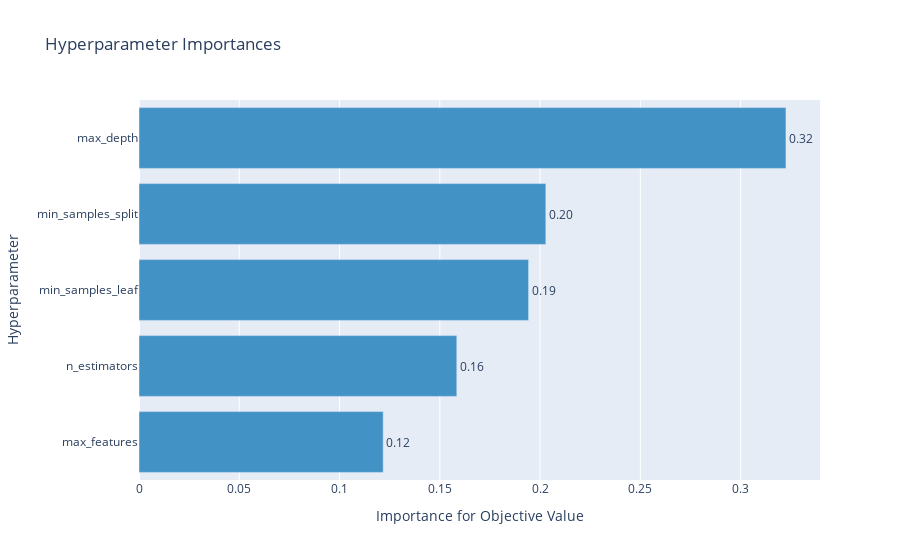
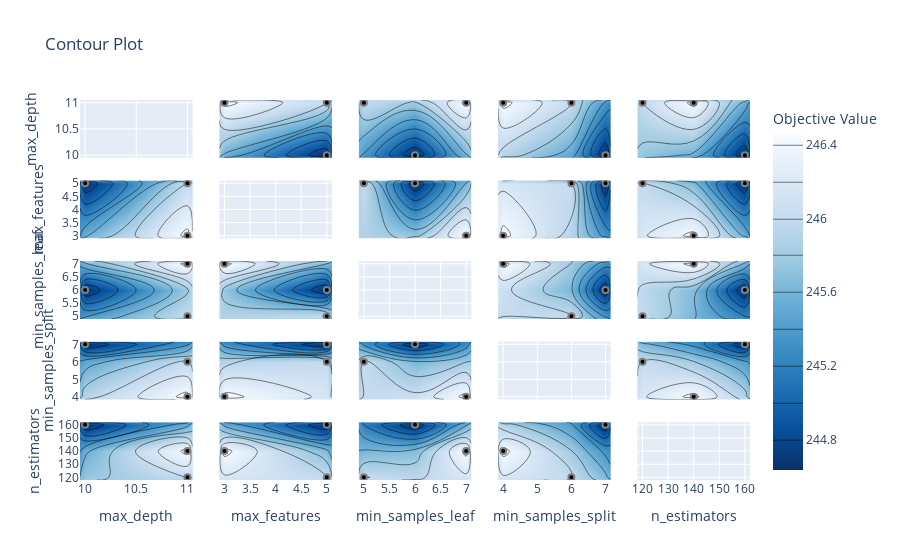

The notebook cell saved with these charts, in order:
### Markdown cell above
### Tuning the hyperparameters using Optuna and fitting the data

### Code cell
""" 
A smaller value of n_trials can be used to run the code faster

best_model: the untrained RF model with best hyperparameters
final_trained_model_train_data: the best RF model trained on a "training" dataset (85% of the sample)
final_trained_model_full_data: the best RF model trained on the full sample!
"""
best_model, final_trained_model_train_data, final_trained_model_full_data = RF_training_with_display(X,y, test_size = 0.15, n_trials = 3, display = True)

### Figure 1 — Plotly figure (JSON) as saved in the notebook; plotly's stock layout.template omitted (floating-point values rounded to 4 significant figures)
{"data": [{"cliponaxis": false, "hovertemplate": ["max_features (IntDistribution): 0.12177128608508841<extra></extra>", "n_estimators (IntDistribution): 0.15847568268781742<extra></extra>", "min_samples_leaf (IntDistribution): 0.19428534542809492<extra></extra>", "min_samples_split (IntDistribution): 0.20286515419850873<extra></extra>", "max_depth (IntDistribution): 0.32260253160049046<extra></extra>"], "marker": {"color": "rgb(66,146,198)"}, "orientation": "h", "text": ["0.12", "0.16", "0.19", "0.20", "0.32"], "textposition": "outside", "type": "bar", "x": [0.1218, 0.1585, 0.1943, 0.2029, 0.3226], "y": ["max_features", "n_estimators", "min_samples_leaf", "min_samples_split", "max_depth"]}], "layout": {"showlegend": false, "title": {"text": "Hyperparameter Importances"}, "xaxis": {"title": {"text": "Importance for Objective Value"}}, "yaxis": {"title": {"text": "Hyperparameter"}}}}

### Figure 2 — Plotly figure (JSON) as saved in the notebook; plotly's stock layout.template omitted (floating-point values rounded to 4 significant figures)
{"data": [{"type": "scatter", "xaxis": "x", "yaxis": "y"}, {"colorbar": {"title": {"text": "Objective Value"}}, "colorscale": [[0, "rgb(247,251,255)"], [0.125, "rgb(222,235,247)"], [0.25, "rgb(198,219,239)"], [0.375, "rgb(158,202,225)"], [0.5, "rgb(107,174,214)"], [0.625, "rgb(66,146,198)"], [0.75, "rgb(33,113,181)"], [0.875, "rgb(8,81,156)"], [1, "rgb(8,48,107)"]], "connectgaps": true, "contours": {"coloring": "heatmap"}, "hoverinfo": "none", "line": {"smoothing": 1.3}, "reversescale": true, "showscale": true, "type": "contour", "x": [9.95, 10, 11, 11.05], "xaxis": "x6", "y": [2.9, 3, 5, 5.1], "yaxis": "y6", "z": [[null, null, null, null], [null, null, 246.5, null], [null, 244.6, 246.0, null], [null, null, null, null]]}, {"marker": {"color": "black", "line": {"color": "Grey", "width": 2}}, "mode": "markers", "showlegend": false, "type": "scatter", "x": [11, 11, 10], "xaxis": "x6", "y": [3, 5, 5], "yaxis": "y6"}, {"colorbar": {"title": {"text": "Objective Value"}}, "colorscale": [[0, "rgb(247,251,255)"], [0.125, "rgb(222,235,247)"], [0.25, "rgb(198,219,239)"], [0.375, "rgb(158,202,225)"], [0.5, "rgb(107,174,214)"], [0.625, "rgb(66,146,198)"], [0.75, "rgb(33,113,181)"], [0.875, "rgb(8,81,156)"], [1, "rgb(8,48,107)"]], "connectgaps": true, "contours": {"coloring": "heatmap"}, "hoverinfo": "none", "line": {"smoothing": 1.3}, "reversescale": true, "showscale": false, "type": "contour", "x": [9.95, 10, 11, 11.05], "xaxis": "x11", "y": [4.9, 5, 6, 7, 7.1], "yaxis": "y11", "z": [[null, null, null, null], [null, null, 246.0, null], [null, 244.6, null, null], [null, null, 246.5, null], [null, null, null, null]]}, {"marker": {"color": "black", "line": {"color": "Grey", "width": 2}}, "mode": "markers", "showlegend": false, "type": "scatter", "x": [11, 11, 10], "xaxis": "x11", "y": [7, 5, 6], "yaxis": "y11"}, {"colorbar": {"title": {"text": "Objective Value"}}, "colorscale": [[0, "rgb(247,251,255)"], [0.125, "rgb(222,235,247)"], [0.25, "rgb(198,219,239)"], [0.375, "rgb(158,202,225)"], [0.5, "rgb(107,174,214)"], [0.625, "rgb(66,146,198)"], [0.75, "rgb(33,113,181)"], [0.875, "rgb(8,81,156)"], [1, "rgb(8,48,107)"]], "connectgaps": true, "contours": {"coloring": "heatmap"}, "hoverinfo": "none", "line": {"smoothing": 1.3}, "reversescale": true, "showscale": false, "type": "contour", "x": [9.95, 10, 11, 11.05], "xaxis": "x16", "y": [3.85, 4, 6, 7, 7.15], "yaxis": "y16", "z": [[null, null, null, null], [null, null, 246.5, null], [null, null, 246.0, null], [null, 244.6, null, null], [null, null, null, null]]}, {"marker": {"color": "black", "line": {"color": "Grey", "width": 2}}, "mode": "markers", "showlegend": false, "type": "scatter", "x": [11, 11, 10], "xaxis": "x16", "y": [4, 6, 7], "yaxis": "y16"}, {"colorbar": {"title": {"text": "Objective Value"}}, "colorscale": [[0, "rgb(247,251,255)"], [0.125, "rgb(222,235,247)"], [0.25, "rgb(198,219,239)"], [0.375, "rgb(158,202,225)"], [0.5, "rgb(107,174,214)"], [0.625, "rgb(66,146,198)"], [0.75, "rgb(33,113,181)"], [0.875, "rgb(8,81,156)"], [1, "rgb(8,48,107)"]], "connectgaps": true, "contours": {"coloring": "heatmap"}, "hoverinfo": "none", "line": {"smoothing": 1.3}, "reversescale": true, "showscale": false, "type": "contour", "x": [9.95, 10, 11, 11.05], "xaxis": "x21", "y": [118, 120, 140, 160, 162], "yaxis": "y21", "z": [[null, null, null, null], [null, null, 246.0, null], [null, null, 246.5, null], [null, 244.6, null, null], [null, null, null, null]]}, {"marker": {"color": "black", "line": {"color": "Grey", "width": 2}}, "mode": "markers", "showlegend": false, "type": "scatter", "x": [11, 11, 10], "xaxis": "x21", "y": [140, 120, 160], "yaxis": "y21"}, {"colorbar": {"title": {"text": "Objective Value"}}, "colorscale": [[0, "rgb(247,251,255)"], [0.125, "rgb(222,235,247)"], [0.25, "rgb(198,219,239)"], [0.375, "rgb(158,202,225)"], [0.5, "rgb(107,174,214)"], [0.625, "rgb(66,146,198)"], [0.75, "rgb(33,113,181)"], [0.875, "rgb(8,81,156)"], [1, "rgb(8,48,107)"]], "connectgaps": true, "contours": {"coloring": "heatmap"}, "hoverinfo": "none", "line": {"smoothing": 1.3}, "reversescale": true, "showscale": false, "type": "contour", "x": [2.9, 3, 5, 5.1], "xaxis": "x2", "y": [9.95, 10, 11, 11.05], "yaxis": "y2", "z": [[null, null, null, null], [null, null, 244.6, null], [null, 246.5, 246.0, null], [null, null, null, null]]}, {"marker": {"color": "black", "line": {"color": "Grey", "width": 2}}, "mode": "markers", "showlegend": false, "type": "scatter", "x": [3, 5, 5], "xaxis": "x2", "y": [11, 11, 10], "yaxis": "y2"}, {"type": "scatter", "xaxis": "x7", "yaxis": "y7"}, {"colorbar": {"title": {"text": "Objective Value"}}, "colorscale": [[0, "rgb(247,251,255)"], [0.125, "rgb(222,235,247)"], [0.25, "rgb(198,219,239)"], [0.375, "rgb(158,202,225)"], [0.5, "rgb(107,174,214)"], [0.625, "rgb(66,146,198)"], [0.75, "rgb(33,113,181)"], [0.875, "rgb(8,81,156)"], [1, "rgb(8,48,107)"]], "connectgaps": true, "contours": {"coloring": "heatmap"}, "hoverinfo": "none", "line": {"smoothing": 1.3}, "reversescale": true, "showscale": false, "type": "contour", "x": [2.9, 3, 5, 5.1], "xaxis": "x12", "y": [4.9, 5, 6, 7, 7.1], "yaxis": "y12", "z": [[null, null, null, null], [null, null, 246.0, null], [null, null, 244.6, null], [null, 246.5, null, null], [null, null, null, null]]}, {"marker": {"color": "black", "line": {"color": "Grey", "width": 2}}, "mode": "markers", "showlegend": false, "type": "scatter", "x": [3, 5, 5], "xaxis": "x12", "y": [7, 5, 6], "yaxis": "y12"}, {"colorbar": {"title": {"text": "Objective Value"}}, "colorscale": [[0, "rgb(247,251,255)"], [0.125, "rgb(222,235,247)"], [0.25, "rgb(198,219,239)"], [0.375, "rgb(158,202,225)"], [0.5, "rgb(107,174,214)"], [0.625, "rgb(66,146,198)"], [0.75, "rgb(33,113,181)"], [0.875, "rgb(8,81,156)"], [1, "rgb(8,48,107)"]], "connectgaps": true, "contours": {"coloring": "heatmap"}, "hoverinfo": "none", "line": {"smoothing": 1.3}, "reversescale": true, "showscale": false, "type": "contour", "x": [2.9, 3, 5, 5.1], "xaxis": "x17", "y": [3.85, 4, 6, 7, 7.15], "yaxis": "y17", "z": [[null, null, null, null], [null, 246.5, null, null], [null, null, 246.0, null], [null, null, 244.6, null], [null, null, null, null]]}, {"marker": {"color": "black", "line": {"color": "Grey", "width": 2}}, "mode": "markers", "showlegend": false, "type": "scatter", "x": [3, 5, 5], "xaxis": "x17", "y": [4, 6, 7], "yaxis": "y17"}, {"colorbar": {"title": {"text": "Objective Value"}}, "colorscale": [[0, "rgb(247,251,255)"], [0.125, "rgb(222,235,247)"], [0.25, "rgb(198,219,239)"], [0.375, "rgb(158,202,225)"], [0.5, "rgb(107,174,214)"], [0.625, "rgb(66,146,198)"], [0.75, "rgb(33,113,181)"], [0.875, "rgb(8,81,156)"], [1, "rgb(8,48,107)"]], "connectgaps": true, "contours": {"coloring": "heatmap"}, "hoverinfo": "none", "line": {"smoothing": 1.3}, "reversescale": true, "showscale": false, "type": "contour", "x": [2.9, 3, 5, 5.1], "xaxis": "x22", "y": [118, 120, 140, 160, 162], "yaxis": "y22", "z": [[null, null, null, null], [null, null, 246.0, null], [null, 246.5, null, null], [null, null, 244.6, null], [null, null, null, null]]}, {"marker": {"color": "black", "line": {"color": "Grey", "width": 2}}, "mode": "markers", "showlegend": false, "type": "scatter", "x": [3, 5, 5], "xaxis": "x22", "y": [140, 120, 160], "yaxis": "y22"}, {"colorbar": {"title": {"text": "Objective Value"}}, "colorscale": [[0, "rgb(247,251,255)"], [0.125, "rgb(222,235,247)"], [0.25, "rgb(198,219,239)"], [0.375, "rgb(158,202,225)"], [0.5, "rgb(107,174,214)"], [0.625, "rgb(66,146,198)"], [0.75, "rgb(33,113,181)"], [0.875, "rgb(8,81,156)"], [1, "rgb(8,48,107)"]], "connectgaps": true, "contours": {"coloring": "heatmap"}, "hoverinfo": "none", "line": {"smoothing": 1.3}, "reversescale": true, "showscale": false, "type": "contour", "x": [4.9, 5, 6, 7, 7.1], "xaxis": "x3", "y": [9.95, 10, 11, 11.05], "yaxis": "y3", "z": [[null, null, null, null, null], [null, null, 244.6, null, null], [null, 246.0, null, 246.5, null], [null, null, null, null, null]]}, {"marker": {"color": "black", "line": {"color": "Grey", "width": 2}}, "mode": "markers", "showlegend": false, "type": "scatter", "x": [7, 5, 6], "xaxis": "x3", "y": [11, 11, 10], "yaxis": "y3"}, {"colorbar": {"title": {"text": "Objective Value"}}, "colorscale": [[0, "rgb(247,251,255)"], [0.125, "rgb(222,235,247)"], [0.25, "rgb(198,219,239)"], [0.375, "rgb(158,202,225)"], [0.5, "rgb(107,174,214)"], [0.625, "rgb(66,146,198)"], [0.75, "rgb(33,113,181)"], [0.875, "rgb(8,81,156)"], [1, "rgb(8,48,107)"]], "connectgaps": true, "contours": {"coloring": "heatmap"}, "hoverinfo": "none", "line": {"smoothing": 1.3}, "reversescale": true, "showscale": false, "type": "contour", "x": [4.9, 5, 6, 7, 7.1], "xaxis": "x8", "y": [2.9, 3, 5, 5.1], "yaxis": "y8", "z": [[null, null, null, null, null], [null, null, null, 246.5, null], [null, 246.0, 244.6, null, null], [null, null, null, null, null]]}, {"marker": {"color": "black", "line": {"color": "Grey", "width": 2}}, "mode": "markers", "showlegend": false, "type": "scatter", "x": [7, 5, 6], "xaxis": "x8", "y": [3, 5, 5], "yaxis": "y8"}, {"type": "scatter", "xaxis": "x13", "yaxis": "y13"}, {"colorbar": {"title": {"text": "Objective Value"}}, "colorscale": [[0, "rgb(247,251,255)"], [0.125, "rgb(222,235,247)"], [0.25, "rgb(198,219,239)"], [0.375, "rgb(158,202,225)"], [0.5, "rgb(107,174,214)"], [0.625, "rgb(66,146,198)"], [0.75, "rgb(33,113,181)"], [0.875, "rgb(8,81,156)"], [1, "rgb(8,48,107)"]], "connectgaps": true, "contours": {"coloring": "heatmap"}, "hoverinfo": "none", "line": {"smoothing": 1.3}, "reversescale": true, "showscale": false, "type": "contour", "x": [4.9, 5, 6, 7, 7.1], "xaxis": "x18", "y": [3.85, 4, 6, 7, 7.15], "yaxis": "y18", "z": [[null, null, null, null, null], [null, null, null, 246.5, null], [null, 246.0, null, null, null], [null, null, 244.6, null, null], [null, null, null, null, null]]}, {"marker": {"color": "black", "line": {"color": "Grey", "width": 2}}, "mode": "markers", "showlegend": false, "type": "scatter", "x": [7, 5, 6], "xaxis": "x18", "y": [4, 6, 7], "yaxis": "y18"}, {"colorbar": {"title": {"text": "Objective Value"}}, "colorscale": [[0, "rgb(247,251,255)"], [0.125, "rgb(222,235,247)"], [0.25, "rgb(198,219,239)"], [0.375, "rgb(158,202,225)"], [0.5, "rgb(107,174,214)"], [0.625, "rgb(66,146,198)"], [0.75, "rgb(33,113,181)"], [0.875, "rgb(8,81,156)"], [1, "rgb(8,48,107)"]], "connectgaps": true, "contours": {"coloring": "heatmap"}, "hoverinfo": "none", "line": {"smoothing": 1.3}, "reversescale": true, "showscale": false, "type": "contour", "x": [4.9, 5, 6, 7, 7.1], "xaxis": "x23", "y": [118, 120, 140, 160, 162], "yaxis": "y23", "z": [[null, null, null, null, null], [null, 246.0, null, null, null], [null, null, null, 246.5, null], [null, null, 244.6, null, null], [null, null, null, null, null]]}, {"marker": {"color": "black", "line": {"color": "Grey", "width": 2}}, "mode": "markers", "showlegend": false, "type": "scatter", "x": [7, 5, 6], "xaxis": "x23", "y": [140, 120, 160], "yaxis": "y23"}, {"colorbar": {"title": {"text": "Objective Value"}}, "colorscale": [[0, "rgb(247,251,255)"], [0.125, "rgb(222,235,247)"], [0.25, "rgb(198,219,239)"], [0.375, "rgb(158,202,225)"], [0.5, "rgb(107,174,214)"], [0.625, "rgb(66,146,198)"], [0.75, "rgb(33,113,181)"], [0.875, "rgb(8,81,156)"], [1, "rgb(8,48,107)"]], "connectgaps": true, "contours": {"coloring": "heatmap"}, "hoverinfo": "none", "line": {"smoothing": 1.3}, "reversescale": true, "showscale": false, "type": "contour", "x": [3.85, 4, 6, 7, 7.15], "xaxis": "x4", "y": [9.95, 10, 11, 11.05], "yaxis": "y4", "z": [[null, null, null, null, null], [null, null, null, 244.6, null], [null, 246.5, 246.0, null, null], [null, null, null, null, null]]}, {"marker": {"color": "black", "line": {"color": "Grey", "width": 2}}, "mode": "markers", "showlegend": false, "type": "scatter", "x": [4, 6, 7], "xaxis": "x4", "y": [11, 11, 10], "yaxis": "y4"}, {"colorbar": {"title": {"text": "Objective Value"}}, "colorscale": [[0, "rgb(247,251,255)"], [0.125, "rgb(222,235,247)"], [0.25, "rgb(198,219,239)"], [0.375, "rgb(158,202,225)"], [0.5, "rgb(107,174,214)"], [0.625, "rgb(66,146,198)"], [0.75, "rgb(33,113,181)"], [0.875, "rgb(8,81,156)"], [1, "rgb(8,48,107)"]], "connectgaps": true, "contours": {"coloring": "heatmap"}, "hoverinfo": "none", "line": {"smoothing": 1.3}, "reversescale": true, "showscale": false, "type": "contour", "x": [3.85, 4, 6, 7, 7.15], "xaxis": "x9", "y": [2.9, 3, 5, 5.1], "yaxis": "y9", "z": [[null, null, null, null, null], [null, 246.5, null, null, null], [null, null, 246.0, 244.6, null], [null, null, null, null, null]]}, {"marker": {"color": "black", "line": {"color": "Grey", "width": 2}}, "mode": "markers", "showlegend": false, "type": "scatter", "x": [4, 6, 7], "xaxis": "x9", "y": [3, 5, 5], "yaxis": "y9"}, {"colorbar": {"title": {"text": "Objective Value"}}, "colorscale": [[0, "rgb(247,251,255)"], [0.125, "rgb(222,235,247)"], [0.25, "rgb(198,219,239)"], [0.375, "rgb(158,202,225)"], [0.5, "rgb(107,174,214)"], [0.625, "rgb(66,146,198)"], [0.75, "rgb(33,113,181)"], [0.875, "rgb(8,81,156)"], [1, "rgb(8,48,107)"]], "connectgaps": true, "contours": {"coloring": "heatmap"}, "hoverinfo": "none", "line": {"smoothing": 1.3}, "reversescale": true, "showscale": false, "type": "contour", "x": [3.85, 4, 6, 7, 7.15], "xaxis": "x14", "y": [4.9, 5, 6, 7, 7.1], "yaxis": "y14", "z": [[null, null, null, null, null], [null, null, 246.0, null, null], [null, null, null, 244.6, null], [null, 246.5, null, null, null], [null, null, null, null, null]]}, {"marker": {"color": "black", "line": {"color": "Grey", "width": 2}}, "mode": "markers", "showlegend": false, "type": "scatter", "x": [4, 6, 7], "xaxis": "x14", "y": [7, 5, 6], "yaxis": "y14"}, {"type": "scatter", "xaxis": "x19", "yaxis": "y19"}, {"colorbar": {"title": {"text": "Objective Value"}}, "colorscale": [[0, "rgb(247,251,255)"], [0.125, "rgb(222,235,247)"], [0.25, "rgb(198,219,239)"], [0.375, "rgb(158,202,225)"], [0.5, "rgb(107,174,214)"], [0.625, "rgb(66,146,198)"], [0.75, "rgb(33,113,181)"], [0.875, "rgb(8,81,156)"], [1, "rgb(8,48,107)"]], "connectgaps": true, "contours": {"coloring": "heatmap"}, "hoverinfo": "none", "line": {"smoothing": 1.3}, "reversescale": true, "showscale": false, "type": "contour", "x": [3.85, 4, 6, 7, 7.15], "xaxis": "x24", "y": [118, 120, 140, 160, 162], "yaxis": "y24", "z": [[null, null, null, null, null], [null, null, 246.0, null, null], [null, 246.5, null, null, null], [null, null, null, 244.6, null], [null, null, null, null, null]]}, {"marker": {"color": "black", "line": {"color": "Grey", "width": 2}}, "mode": "markers", "showlegend": false, "type": "scatter", "x": [4, 6, 7], "xaxis": "x24", "y": [140, 120, 160], "yaxis": "y24"}, {"colorbar": {"title": {"text": "Objective Value"}}, "colorscale": [[0, "rgb(247,251,255)"], [0.125, "rgb(222,235,247)"], [0.25, "rgb(198,219,239)"], [0.375, "rgb(158,202,225)"], [0.5, "rgb(107,174,214)"], [0.625, "rgb(66,146,198)"], [0.75, "rgb(33,113,181)"], [0.875, "rgb(8,81,156)"], [1, "rgb(8,48,107)"]], "connectgaps": true, "contours": {"coloring": "heatmap"}, "hoverinfo": "none", "line": {"smoothing": 1.3}, "reversescale": true, "showscale": false, "type": "contour", "x": [118, 120, 140, 160, 162], "xaxis": "x5", "y": [9.95, 10, 11, 11.05], "yaxis": "y5", "z": [[null, null, null, null, null], [null, null, null, 244.6, null], [null, 246.0, 246.5, null, null], [null, null, null, null, null]]}, {"marker": {"color": "black", "line": {"color": "Grey", "width": 2}}, "mode": "markers", "showlegend": false, "type": "scatter", "x": [140, 120, 160], "xaxis": "x5", "y": [11, 11, 10], "yaxis": "y5"}, {"colorbar": {"title": {"text": "Objective Value"}}, "colorscale": [[0, "rgb(247,251,255)"], [0.125, "rgb(222,235,247)"], [0.25, "rgb(198,219,239)"], [0.375, "rgb(158,202,225)"], [0.5, "rgb(107,174,214)"], [0.625, "rgb(66,146,198)"], [0.75, "rgb(33,113,181)"], [0.875, "rgb(8,81,156)"], [1, "rgb(8,48,107)"]], "connectgaps": true, "contours": {"coloring": "heatmap"}, "hoverinfo": "none", "line": {"smoothing": 1.3}, "reversescale": true, "showscale": false, "type": "contour", "x": [118, 120, 140, 160, 162], "xaxis": "x10", "y": [2.9, 3, 5, 5.1], "yaxis": "y10", "z": [[null, null, null, null, null], [null, null, 246.5, null, null], [null, 246.0, null, 244.6, null], [null, null, null, null, null]]}, {"marker": {"color": "black", "line": {"color": "Grey", "width": 2}}, "mode": "markers", "showlegend": false, "type": "scatter", "x": [140, 120, 160], "xaxis": "x10", "y": [3, 5, 5], "yaxis": "y10"}, {"colorbar": {"title": {"text": "Objective Value"}}, "colorscale": [[0, "rgb(247,251,255)"], [0.125, "rgb(222,235,247)"], [0.25, "rgb(198,219,239)"], [0.375, "rgb(158,202,225)"], [0.5, "rgb(107,174,214)"], [0.625, "rgb(66,146,198)"], [0.75, "rgb(33,113,181)"], [0.875, "rgb(8,81,156)"], [1, "rgb(8,48,107)"]], "connectgaps": true, "contours": {"coloring": "heatmap"}, "hoverinfo": "none", "line": {"smoothing": 1.3}, "reversescale": true, "showscale": false, "type": "contour", "x": [118, 120, 140, 160, 162], "xaxis": "x15", "y": [4.9, 5, 6, 7, 7.1], "yaxis": "y15", "z": [[null, null, null, null, null], [null, 246.0, null, null, null], [null, null, null, 244.6, null], [null, null, 246.5, null, null], [null, null, null, null, null]]}, {"marker": {"color": "black", "line": {"color": "Grey", "width": 2}}, "mode": "markers", "showlegend": false, "type": "scatter", "x": [140, 120, 160], "xaxis": "x15", "y": [7, 5, 6], "yaxis": "y15"}, {"colorbar": {"title": {"text": "Objective Value"}}, "colorscale": [[0, "rgb(247,251,255)"], [0.125, "rgb(222,235,247)"], [0.25, "rgb(198,219,239)"], [0.375, "rgb(158,202,225)"], [0.5, "rgb(107,174,214)"], [0.625, "rgb(66,146,198)"], [0.75, "rgb(33,113,181)"], [0.875, "rgb(8,81,156)"], [1, "rgb(8,48,107)"]], "connectgaps": true, "contours": {"coloring": "heatmap"}, "hoverinfo": "none", "line": {"smoothing": 1.3}, "reversescale": true, "showscale": false, "type": "contour", "x": [118, 120, 140, 160, 162], "xaxis": "x20", "y": [3.85, 4, 6, 7, 7.15], "yaxis": "y20", "z": [[null, null, null, null, null], [null, null, 246.5, null, null], [null, 246.0, null, null, null], [null, null, null, 244.6, null], [null, null, null, null, null]]}, {"marker": {"color": "black", "line": {"color": "Grey", "width": 2}}, "mode": "markers", "showlegend": false, "type": "scatter", "x": [140, 120, 160], "xaxis": "x20", "y": [4, 6, 7], "yaxis": "y20"}, {"type": "scatter", "xaxis": "x25", "yaxis": "y25"}], "layout": {"title": {"text": "Contour Plot"}, "xaxis": {"anchor": "y", "domain": [0, 0.168], "matches": "x21", "range": [9.95, 11.05], "showticklabels": false}, "xaxis10": {"anchor": "y10", "domain": [0.832, 1], "matches": "x25", "range": [118, 162], "showticklabels": false}, "xaxis11": {"anchor": "y11", "domain": [0, 0.168], "matches": "x21", "range": [9.95, 11.05], "showticklabels": false}, "xaxis12": {"anchor": "y12", "domain": [0.208, 0.376], "matches": "x22", "range": [2.9, 5.1], "showticklabels": false}, "xaxis13": {"anchor": "y13", "domain": [0.416, 0.584], "matches": "x23", "range": [4.9, 7.1], "showticklabels": false}, "xaxis14": {"anchor": "y14", "domain": [0.624, 0.792], "matches": "x24", "range": [3.85, 7.15], "showticklabels": false}, "xaxis15": {"anchor": "y15", "domain": [0.832, 1], "matches": "x25", "range": [118, 162], "showticklabels": false}, "xaxis16": {"anchor": "y16", "domain": [0, 0.168], "matches": "x21", "range": [9.95, 11.05], "showticklabels": false}, "xaxis17": {"anchor": "y17", "domain": [0.208, 0.376], "matches": "x22", "range": [2.9, 5.1], "showticklabels": false}, "xaxis18": {"anchor": "y18", "domain": [0.416, 0.584], "matches": "x23", "range": [4.9, 7.1], "showticklabels": false}, "xaxis19": {"anchor": "y19", "domain": [0.624, 0.792], "matches": "x24", "range": [3.85, 7.15], "showticklabels": false}, "xaxis2": {"anchor": "y2", "domain": [0.208, 0.376], "matches": "x22", "range": [2.9, 5.1], "showticklabels": false}, "xaxis20": {"anchor": "y20", "domain": [0.832, 1], "matches": "x25", "range": [118, 162], "showticklabels": false}, "xaxis21": {"anchor": "y21", "domain": [0, 0.168], "range": [9.95, 11.05], "title": {"text": "max_depth"}}, "xaxis22": {"anchor": "y22", "domain": [0.208, 0.376], "range": [2.9, 5.1], "title": {"text": "max_features"}}, "xaxis23": {"anchor": "y23", "domain": [0.416, 0.584], "range": [4.9, 7.1], "title": {"text": "min_samples_leaf"}}, "xaxis24": {"anchor": "y24", "domain": [0.624, 0.792], "range": [3.85, 7.15], "title": {"text": "min_samples_split"}}, "xaxis25": {"anchor": "y25", "domain": [0.832, 1], "range": [118, 162], "title": {"text": "n_estimators"}}, "xaxis3": {"anchor": "y3", "domain": [0.416, 0.584], "matches": "x23", "range": [4.9, 7.1], "showticklabels": false}, "xaxis4": {"anchor": "y4", "domain": [0.624, 0.792], "matches": "x24", "range": [3.85, 7.15], "showticklabels": false}, "xaxis5": {"anchor": "y5", "domain": [0.832, 1], "matches": "x25", "range": [118, 162], "showticklabels": false}, "xaxis6": {"anchor": "y6", "domain": [0, 0.168], "matches": "x21", "range": [9.95, 11.05], "showticklabels": false}, "xaxis7": {"anchor": "y7", "domain": [0.208, 0.376], "matches": "x22", "range": [2.9, 5.1], "showticklabels": false}, "xaxis8": {"anchor": "y8", "domain": [0.416, 0.584], "matches": "x23", "range": [4.9, 7.1], "showticklabels": false}, "xaxis9": {"anchor": "y9", "domain": [0.624, 0.792], "matches": "x24", "range": [3.85, 7.15], "showticklabels": false}, "yaxis": {"anchor": "x", "domain": [0.848, 1], "range": [9.95, 11.05], "title": {"text": "max_depth"}}, "yaxis10": {"anchor": "x10", "domain": [0.636, 0.788], "matches": "y6", "range": [2.9, 5.1], "showticklabels": false}, "yaxis11": {"anchor": "x11", "domain": [0.424, 0.576], "range": [4.9, 7.1], "title": {"text": "min_samples_leaf"}}, "yaxis12": {"anchor": "x12", "domain": [0.424, 0.576], "matches": "y11", "range": [4.9, 7.1], "showticklabels": false}, "yaxis13": {"anchor": "x13", "domain": [0.424, 0.576], "matches": "y11", "range": [4.9, 7.1], "showticklabels": false}, "yaxis14": {"anchor": "x14", "domain": [0.424, 0.576], "matches": "y11", "range": [4.9, 7.1], "showticklabels": false}, "yaxis15": {"anchor": "x15", "domain": [0.424, 0.576], "matches": "y11", "range": [4.9, 7.1], "showticklabels": false}, "yaxis16": {"anchor": "x16", "domain": [0.212, 0.364], "range": [3.85, 7.15], "title": {"text": "min_samples_split"}}, "yaxis17": {"anchor": "x17", "domain": [0.212, 0.364], "matches": "y16", "range": [3.85, 7.15], "showticklabels": false}, "yaxis18": {"anchor": "x18", "domain": [0.212, 0.364], "matches": "y16", "range": [3.85, 7.15], "showticklabels": false}, "yaxis19": {"anchor": "x19", "domain": [0.212, 0.364], "matches": "y16", "range": [3.85, 7.15], "showticklabels": false}, "yaxis2": {"anchor": "x2", "domain": [0.848, 1], "matches": "y", "range": [9.95, 11.05], "showticklabels": false}, "yaxis20": {"anchor": "x20", "domain": [0.212, 0.364], "matches": "y16", "range": [3.85, 7.15], "showticklabels": false}, "yaxis21": {"anchor": "x21", "domain": [0, 0.152], "range": [118, 162], "title": {"text": "n_estimators"}}, "yaxis22": {"anchor": "x22", "domain": [0, 0.152], "matches": "y21", "range": [118, 162], "showticklabels": false}, "yaxis23": {"anchor": "x23", "domain": [0, 0.152], "matches": "y21", "range": [118, 162], "showticklabels": false}, "yaxis24": {"anchor": "x24", "domain": [0, 0.152], "matches": "y21", "range": [118, 162], "showticklabels": false}, "yaxis25": {"anchor": "x25", "domain": [0, 0.152], "matches": "y21", "range": [118, 162], "showticklabels": false}, "yaxis3": {"anchor": "x3", "domain": [0.848, 1], "matches": "y", "range": [9.95, 11.05], "showticklabels": false}, "yaxis4": {"anchor": "x4", "domain": [0.848, 1], "matches": "y", "range": [9.95, 11.05], "showticklabels": false}, "yaxis5": {"anchor": "x5", "domain": [0.848, 1], "matches": "y", "range": [9.95, 11.05], "showticklabels": false}, "yaxis6": {"anchor": "x6", "domain": [0.636, 0.788], "range": [2.9, 5.1], "title": {"text": "max_features"}}, "yaxis7": {"anchor": "x7", "domain": [0.636, 0.788], "matches": "y6", "range": [2.9, 5.1], "showticklabels": false}, "yaxis8": {"anchor": "x8", "domain": [0.636, 0.788], "matches": "y6", "range": [2.9, 5.1], "showticklabels": false}, "yaxis9": {"anchor": "x9", "domain": [0.636, 0.788], "matches": "y6", "range": [2.9, 5.1], "showticklabels": false}}}
